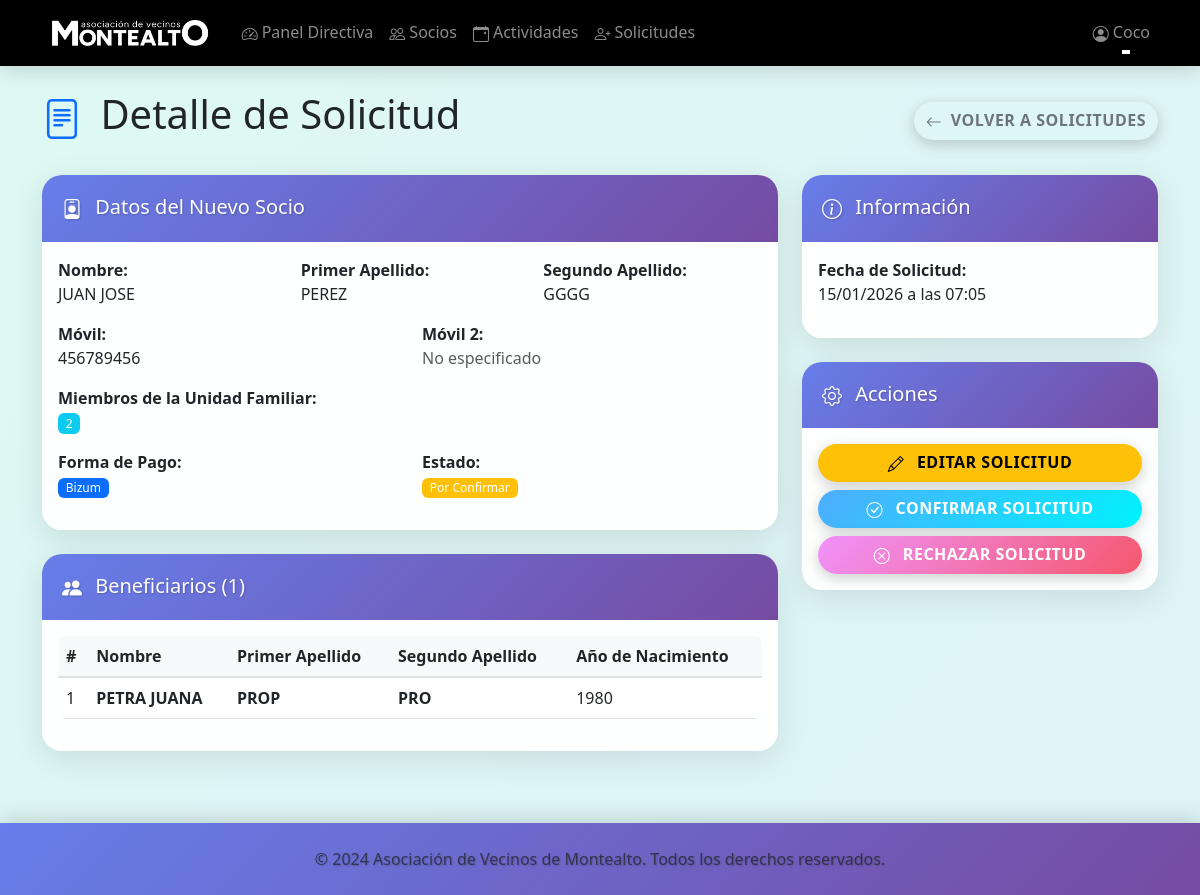
/admin/solicitudes-socios/1 (signed in), run on the app's committed database.
### models.py (models this page shows, shortened)
class User(UserMixin, db.Model):
    __tablename__ = 'users'
    id = db.Column(db.Integer, primary_key=True)
    nombre = db.Column(db.String(100), nullable=False)
    nombre_usuario = db.Column(db.String(120), unique=True, nullable=False)
    password_hash = db.Column(db.String(255), nullable=False)
    password_plain = db.Column(db.String(255), nullable=True)  # Contraseña en texto plano (solo para mostrar a admin)
    rol = db.Column(db.String(20), nullable=False)  # 'directiva' o 'socio'
    fecha_alta = db.Column(db.DateTime, nullable=False, default=datetime.utcnow)
    fecha_validez = db.Column(db.DateTime, nullable=False)
    ano_nacimiento = db.Column(db.Integer, nullable=True)  # Año de nacimiento para verificar edad en actividades
    fecha_nacimiento = db.Column(db.Date, nullable=True)  # Fecha completa de nacimiento
    numero_socio = db.Column(db.String(10), unique=True, nullable=True)  # Número de socio (0001, 0002, etc.)
    calle = db.Column(db.String(200), nullable=True)
    numero = db.Column(db.String(20), nullable=True)
    piso = db.Column(db.String(20), nullable=True)  # Opcional
    poblacion = db.Column(db.String(100), nullable=True)
    inscripciones = db.relationship('Inscripcion', backref='usuario', lazy=True, cascade='all, delete-orphan')
    def is_directiva(self):
        return self.rol == 'directiva'

class SolicitudSocio(db.Model):
    __tablename__ = 'solicitudes_socio'
    id = db.Column(db.Integer, primary_key=True)
    nombre = db.Column(db.String(100), nullable=False)
    primer_apellido = db.Column(db.String(100), nullable=False)
    segundo_apellido = db.Column(db.String(100), nullable=False)
    movil = db.Column(db.String(20), nullable=False)
    movil2 = db.Column(db.String(20), nullable=True)  # Segundo móvil para grupo de WhatsApp (opcional)
    fecha_nacimiento = db.Column(db.Date, nullable=True)  # Fecha de nacimiento del socio
    miembros_unidad_familiar = db.Column(db.Integer, nullable=False)
    forma_de_pago = db.Column(db.String(20), nullable=False)  # 'bizum', 'transferencia', 'contado'
    estado = db.Column(db.String(20), nullable=False, default='por_confirmar')  # 'por_confirmar', 'activa', 'rechazada'
    fecha_solicitud = db.Column(db.DateTime, nullable=False, default=datetime.utcnow)
    fecha_confirmacion = db.Column(db.DateTime, nullable=True)
    password_solicitud = db.Column(db.String(255), nullable=True)  # Contraseña temporal hasta confirmación
    token = db.Column(db.String(255), nullable=True, unique=True)  # Token único para acceso seguro a la confirmación
    calle = db.Column(db.String(200), nullable=False)
    numero = db.Column(db.String(20), nullable=False)
    piso = db.Column(db.String(20), nullable=True)  # Opcional
    poblacion = db.Column(db.String(100), nullable=False)
    beneficiarios = db.relationship('BeneficiarioSolicitud', backref='solicitud', lazy=True, cascade='all, delete-orphan')

class BeneficiarioSolicitud(db.Model):
    __tablename__ = 'beneficiarios_solicitud'
    id = db.Column(db.Integer, primary_key=True)
    solicitud_id = db.Column(db.Integer, db.ForeignKey('solicitudes_socio.id'), nullable=False)
    nombre = db.Column(db.String(100), nullable=False)
    primer_apellido = db.Column(db.String(100), nullable=False)
    segundo_apellido = db.Column(db.String(100), nullable=False)
    ano_nacimiento = db.Column(db.Integer, nullable=False)

### blueprints/admin.py (the view)
@admin_bp.route('/solicitudes-socios/<int:solicitud_id>')
@login_required
@directiva_required
def ver_solicitud(solicitud_id):
    solicitud = SolicitudSocio.query.get_or_404(solicitud_id)
    beneficiarios = BeneficiarioSolicitud.query.filter_by(solicitud_id=solicitud_id).order_by(BeneficiarioSolicitud.id).all()
    return render_template('admin/ver_solicitud.html',
                         solicitud=solicitud,
                         beneficiarios=beneficiarios)

### templates/admin/ver_solicitud.html (shortened to what this page needs)
{% extends "base.html" %}
{% block content %}
<div class="d-flex justify-content-between align-items-center mb-4">
    <h1>
        <i class="bi bi-file-text me-2 text-primary"></i>
        Detalle de Solicitud
    </h1>
    <a href="{{ url_for('admin.solicitudes_socios') }}" class="btn btn-outline-secondary">
        <i class="bi bi-arrow-left me-1"></i>
        Volver a Solicitudes
    </a>
</div>
<div class="row">
    <div class="col-md-8">
        <div class="card mb-4">
            <div class="card-header bg-primary text-white">
                <h5 class="mb-0">
                    <i class="bi bi-person-badge me-2"></i>
                    Datos del Nuevo Socio
                </h5>
            </div>
            <div class="card-body">
                <div class="row">
                    <div class="col-md-4 mb-3">
                        <strong>Nombre:</strong><br>
                        {{ solicitud.nombre }}
                    </div>
                    <div class="col-md-4 mb-3">
                        <strong>Primer Apellido:</strong><br>
                        {{ solicitud.primer_apellido }}
                    </div>
                    <div class="col-md-4 mb-3">
                        <strong>Segundo Apellido:</strong><br>
                        {{ solicitud.segundo_apellido or '-' }}
                    </div>
                </div>
                <div class="row">
                    <div class="col-md-6 mb-3">
                        <strong>Móvil:</strong><br>
                        {{ solicitud.movil }}
                    </div>
                    <div class="col-md-6 mb-3">
                        <strong>Móvil 2:</strong><br>
                        {% if solicitud.movil2 %}
                            {{ solicitud.movil2 }}
                            <small class="text-muted d-block">(Para grupo de WhatsApp)</small>
                        {% else %}
                            <span class="text-muted">No especificado</span>
                        {% endif %}
                    </div>
                </div>
                <div class="row">
                    <div class="col-md-6 mb-3">
                        <strong>Miembros de la Unidad Familiar:</strong><br>
                        <span class="badge bg-info">{{ solicitud.miembros_unidad_familiar }}</span>
                    </div>
                </div>
                <div class="row">
                    <div class="col-md-6 mb-3">
                        <strong>Forma de Pago:</strong><br>
                        {% if solicitud.forma_de_pago == 'bizum' %}
                            <span class="badge bg-primary">Bizum</span>
                        {% elif solicitud.forma_de_pago == 'transferencia' %}
                            <span class="badge bg-success">Transferencia</span>
                        {% else %}
                            <span class="badge bg-warning">Contado</span>
                        {% endif %}
                    </div>
                    <div class="col-md-6 mb-3">
                        <strong>Estado:</strong><br>
                        {% if solicitud.estado == 'por_confirmar' %}
                            <span class="badge bg-warning">Por Confirmar</span>
                        {% elif solicitud.estado == 'activa' %}
                            <span class="badge bg-success">Confirmada</span>
                        {% else %}
                            <span class="badge bg-danger">Rechazada</span>
                        {% endif %}
                    </div>
                </div>
            </div>
        </div>
        <div class="card mb-4">
            <div class="card-header bg-success text-white">
                <h5 class="mb-0">
                    <i class="bi bi-people-fill me-2"></i>
                    Beneficiarios ({{ beneficiarios|length }})
                </h5>
            </div>
            <div class="card-body">
                {% if beneficiarios %}
                    <div class="table-responsive">
                        <table class="table table-hover">
                            <thead>
                                <tr>
                                    <th>#</th>
                                    <th>Nombre</th>
                                    <th>Primer Apellido</th>
                                    <th>Segundo Apellido</th>
                                    <th>Año de Nacimiento</th>
                                </tr>
                            </thead>
                            <tbody>
                                {% for beneficiario in beneficiarios %}
                                <tr>
                                    <td>{{ loop.index }}</td>
                                    <td><strong>{{ beneficiario.nombre }}</strong></td>
                                    <td><strong>{{ beneficiario.primer_apellido }}</strong></td>
                                    <td><strong>{{ beneficiario.segundo_apellido or '-' }}</strong></td>
                                    <td>{{ beneficiario.ano_nacimiento }}</td>
                                </tr>
                                {% endfor %}
                            </tbody>
                        </table>
                    </div>
                {% else %}
                    <div class="text-center text-muted py-3">
                        <i class="bi bi-people text-muted fs-4"></i>
                        <p class="mt-2 mb-0">No hay beneficiarios registrados para esta solicitud.</p>
                    </div>
                {% endif %}
            </div>
        </div>
    </div>
    <div class="col-md-4">
        <div class="card mb-4">
            <div class="card-header">
                <h5 class="mb-0">
                    <i class="bi bi-info-circle me-2"></i>
                    Información
                </h5>
            </div>
            <div class="card-body">
                <div class="mb-3">
                    <strong>Fecha de Solicitud:</strong><br>
                    {{ solicitud.fecha_solicitud.strftime('%d/%m/%Y a las %H:%M') }}
                </div>
            </div>
        </div>
        {% if solicitud.estado == 'por_confirmar' %}
        <div class="card">
            <div class="card-header">
                <h5 class="mb-0">
                    <i class="bi bi-gear me-2"></i>
                    Acciones
                </h5>
            </div>
            <div class="card-body">
                <div class="d-grid gap-2">
                    <a href="{{ url_for('admin.editar_solicitud', solicitud_id=solicitud.id) }}"
                       class="btn btn-warning">
                        <i class="bi bi-pencil me-2"></i>
                        Editar Solicitud
                    </a>
                    <form method="POST" action="{{ url_for('admin.confirmar_solicitud', solicitud_id=solicitud.id) }}">
                        <button type="submit" class="btn btn-success w-100"
                                onclick="return confirm('¿Confirmar esta solicitud y crear el usuario?')">
                            <i class="bi bi-check-circle me-2"></i>
                            Confirmar Solicitud
                        </button>
                    </form>
                    <form method="POST" action="{{ url_for('admin.rechazar_solicitud', solicitud_id=solicitud.id) }}">
                        <button type="submit" class="btn btn-danger w-100"
                                onclick="return confirm('¿Rechazar esta solicitud?')">
                            <i class="bi bi-x-circle me-2"></i>
                            Rechazar Solicitud
                        </button>
                    </form>
                </div>
            </div>
        </div>
        {% endif %}
    </div>
</div>
{% endblock %}

### templates/base.html (shortened to what this page needs)
<!DOCTYPE html>
<html lang="es">
<head>
    <link href="https://cdn.jsdelivr.net/npm/bootstrap@5.3.0/dist/css/bootstrap.min.css" rel="stylesheet">
    <link rel="stylesheet" href="https://cdn.jsdelivr.net/npm/bootstrap-icons@1.10.0/font/bootstrap-icons.css">
    <link rel="stylesheet" href="{{ url_for('static', filename='css/style.css') }}">
</head>
<body>
    <nav class="navbar navbar-expand-lg navbar-dark">
        <div class="container">
            <a class="navbar-brand" href="{{ url_for('index') }}">
                <img src="{{ url_for('static', filename='logo.jpg') }}" alt="AV Montealto" style="height: 40px; width: auto;">
            </a>
            <div class="collapse navbar-collapse" id="navbarNav">
                {% if current_user.is_authenticated %}
                <ul class="navbar-nav me-auto">
                    {% if current_user.is_directiva() %}
                        <li class="nav-item">
                            <a class="nav-link" href="{{ url_for('admin.dashboard') }}">
                                <i class="bi bi-speedometer2 me-1"></i>Panel Directiva
                            </a>
                        </li>
                        <li class="nav-item">
                            <a class="nav-link" href="{{ url_for('admin.gestion_socios') }}">
                                <i class="bi bi-people me-1"></i>Socios
                            </a>
                        </li>
                        <li class="nav-item">
                            <a class="nav-link" href="{{ url_for('admin.gestion_actividades') }}">
                                <i class="bi bi-calendar-event me-1"></i>Actividades
                            </a>
                        </li>
                        <li class="nav-item">
                            <a class="nav-link" href="{{ url_for('admin.solicitudes_socios') }}">
                                <i class="bi bi-person-plus me-1"></i>Solicitudes
                            </a>
                        </li>
                    {% endif %}
                </ul>
                <ul class="navbar-nav">
                    <li class="nav-item dropdown">
                        <a class="nav-link dropdown-toggle" href="#" role="button" data-bs-toggle="dropdown">
                            <i class="bi bi-person-circle me-1"></i>{{ current_user.nombre }}
                        </a>
                    </li>
                </ul>
                {% endif %}
            </div>
        </div>
    </nav>
    <main class="container mt-4">
        {% block content %}{% endblock %}
    </main>
    <footer class="mt-5 py-4">
        <div class="container text-center">
            <p class="text-muted mb-0">&copy; 2024 Asociación de Vecinos de Montealto. Todos los derechos reservados.</p>
        </div>
    </footer>
</body>
</html>

### data on the page
User: nombre "Coco"
SolicitudSocio: nombre "JUAN JOSE", primer_apellido "PEREZ", segundo_apellido "GGGG", movil "456789456", miembros_unidad_familiar "2", fecha_solicitud "15/01/2026 a las 07:05"
BeneficiarioSolicitud: nombre "PETRA JUANA", primer_apellido "PROP", segundo_apellido "PRO", ano_nacimiento "1980"

### other printed values
{{ beneficiarios|length }} "1"
